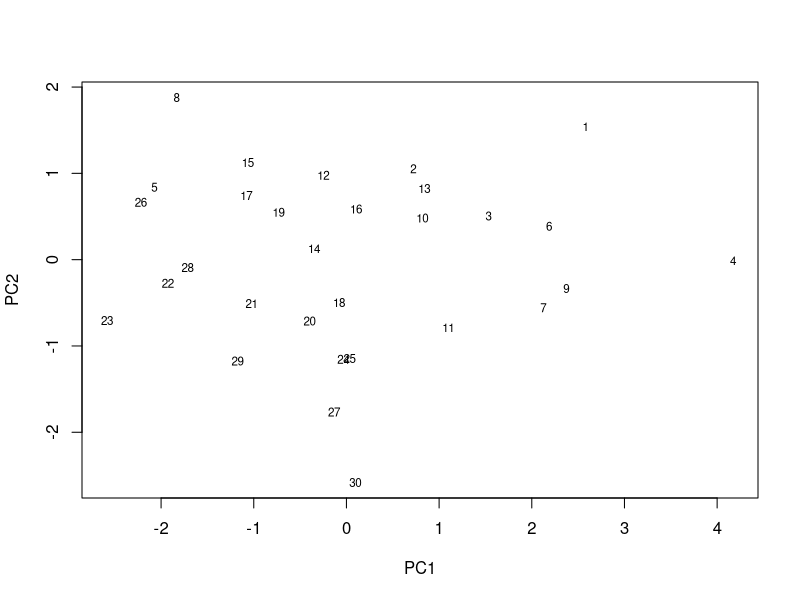
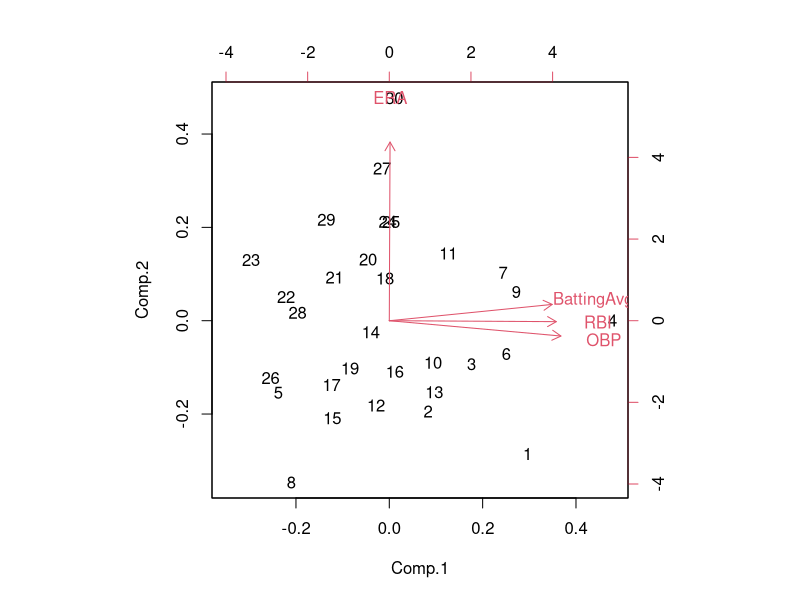
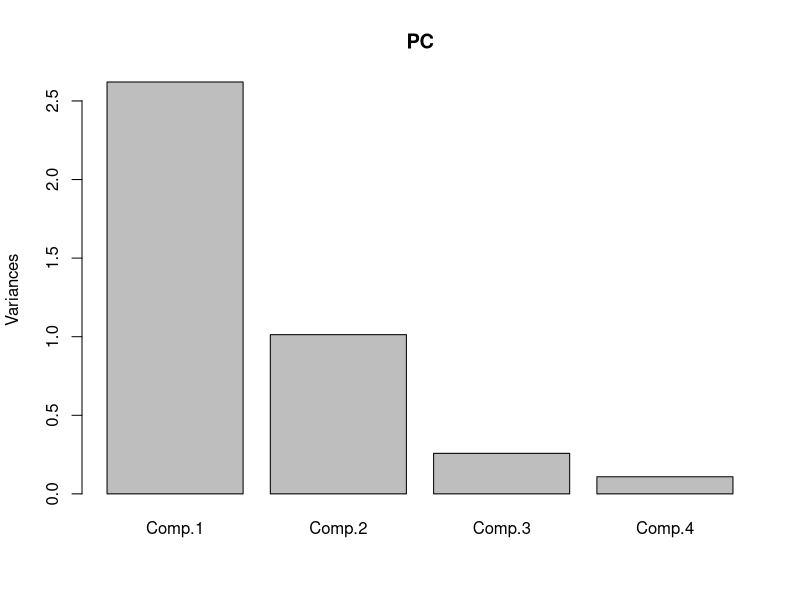

R code for these plots, in order:
## ---- chunk 1
knitr::opts_chunk$set(echo = TRUE, fig.align = 'center')
## ---- chunk 2
X <- read.csv(file="baseball.csv", header=T)
Xs <- scale(X, scale=TRUE);Xs=Xs[,]
R <- cor(X)
eigen(R)
## ---- chunk 3
PC1 <- Xs %*% eigen(R)$vectors[,1]
PC2 <- Xs %*% eigen(R)$vectors[,2]

plot(PC1, PC2,type="n",xlab="PC1",ylab="PC2")
text(PC1,PC2,labels=rownames(X), cex=0.7)
## ---- chunk 4
PC <- princomp(X, cor = TRUE) 
print(loadings(PC), cutoff = 0.4) 
loadings(PC)[,2] 
eigen(R)$vectors[,2] 
## ---- chunk 5
biplot(PC)
## ---- chunk 6
screeplot(PC)
